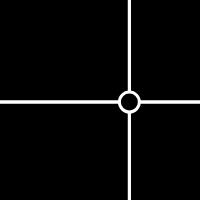
Frame 1 (no input)
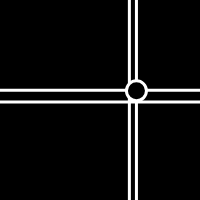
Frame 60 (no input)
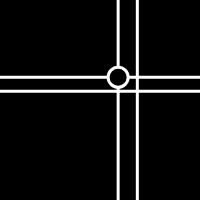
Frame 120 (the mouse pressed at the canvas centre since frame 60)

The p5.js sketch that drew these frames (run headless with seeded random() and noise() and a simulated clock; from frame 60 on, the mouse is pressed at the canvas centre):

// p5.js sketch
// ── sketch.js
var m;

function setup() {
  createCanvas(200, 200);
  strokeWeight(3);
  stroke(255);
  fill(0);  
  m = [width,0,height,0];
}

function draw() {
  background(0);
  var x = noise(frameCount*0.003,15)*width;
  var y = noise(frameCount*0.003,85)*height;
  
  funfun(x,y);

  line(m[1], 0, m[1], height);
  line(0,m[3], height,  m[3]);
  
  line(m[0], 0, m[0], height);
  line(0,m[2], height,  m[2]);
  circle(x,y,20);
  
}
function mousePressed(){
  m = [width,0,height,0];
}

function funfun(x,y)
{
  
  if(m[3]<y)
    m[3] = y;
  if(m[1]<x)
    m[1] = x;
  if(m[2]>y)
    m[2] = y;
  if(m[0]>x)
    m[0] = x;
}
